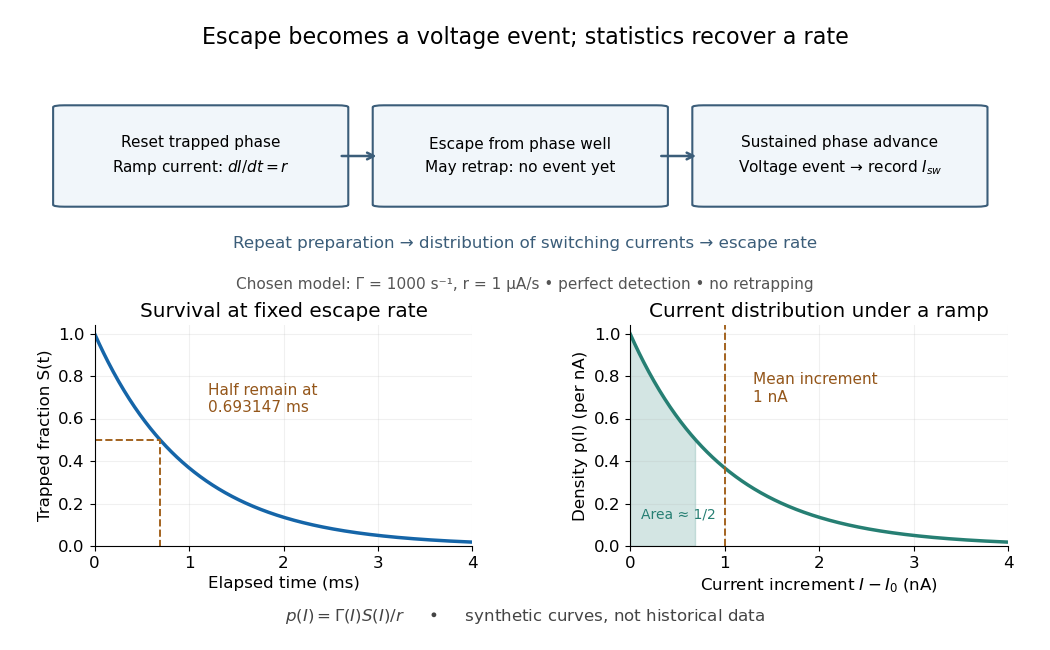

Write the Python code that produced this figure.
"""Draw an original escape/readout model. Python 3.14; NumPy 2.3.5; Matplotlib 3.10.7.

Run from _media; writes this script's basename.png to the current directory.
All plotted curves are stipulated constant-hazard calculations, not measurements.
"""
from pathlib import Path
import numpy as np
import matplotlib.pyplot as plt
from matplotlib.patches import FancyBboxPatch


def main():
    plt.rcParams.update({'font.size': 12, 'axes.spines.top': False,
                         'axes.spines.right': False, 'figure.facecolor': 'white'})
    fig = plt.figure(figsize=(10.5, 6.5), dpi=100, facecolor='white')
    flow = fig.add_axes([.03, .61, .94, .25]); flow.axis('off'); flow.set_xlim(-.025, 1.025)
    labels = [r'Reset trapped phase' + '\n' + r'Ramp current: $dI/dt=r$',
              'Escape from phase well\nMay retrap: no event yet',
              'Sustained phase advance\nVoltage event → record $I_{sw}$']
    for x, label in zip([.01, .35, .69], labels):
        box = FancyBboxPatch((x, .30), .29, .60, boxstyle='round,pad=0.012',
                             ec='#3b5d79', fc='#f1f6fa', lw=1.5)
        flow.add_patch(box)
        flow.text(x + .145, .60, label, ha='center', va='center', fontsize=11,
                  linespacing=1.6)
    for start, end in [(.302, .345), (.642, .685)]:
        flow.annotate('', (end, .60), (start, .60),
                      arrowprops={'arrowstyle': '->', 'lw': 1.8, 'color': '#3b5d79'})
    flow.text(.5, .06, 'Repeat preparation → distribution of switching currents → escape rate',
              ha='center', va='center', color='#3b5d79', fontsize=12)
    left = fig.add_axes([.09, .16, .36, .34])
    right = fig.add_axes([.60, .16, .36, .34])
    t_ms = np.linspace(0, 4, 501)
    left.plot(t_ms, np.exp(-t_ms), color='#1565a8', lw=2.5)
    median = np.log(2)
    left.plot([0, median, median], [.5, .5, 0], '--', color='#a3631f', lw=1.4)
    left.text(1.2, .63, 'Half remain at\n0.693147 ms', fontsize=11, color='#94561a')
    left.set(xlim=(0, 4), ylim=(0, 1.04), xlabel='Elapsed time (ms)',
             ylabel='Trapped fraction S(t)', title='Survival at fixed escape rate')
    di_na = np.linspace(0, 4, 501)
    right.plot(di_na, np.exp(-di_na), color='#267f73', lw=2.5)
    right.fill_between(di_na[di_na <= median], np.exp(-di_na[di_na <= median]),
                       color='#267f73', alpha=.20)
    right.axvline(1, color='#a3631f', ls='--', lw=1.4)
    right.text(1.3, .68, 'Mean increment\n1 nA', color='#94561a', fontsize=11)
    right.text(.12, .13, 'Area ≈ 1/2', fontsize=10, color='#267f73')
    right.set(xlim=(0, 4), ylim=(0, 1.04), xlabel=r'Current increment $I-I_0$ (nA)',
              ylabel=r'Density p(I) (per nA)', title='Current distribution under a ramp')
    for ax in [left, right]:
        ax.grid(alpha=.18)
    fig.suptitle('Escape becomes a voltage event; statistics recover a rate', y=.96, fontsize=16)
    fig.text(.5, .555, 'Chosen model: Γ = 1000 s⁻¹, r = 1 μA/s • perfect detection • no retrapping',
             ha='center', fontsize=11, color='#555555')
    fig.text(.5, .045, r'$p(I)=\Gamma(I)S(I)/r$     •     synthetic curves, not historical data',
             ha='center', fontsize=12, color='#444444')
    fig.savefig(Path.cwd() / (Path(__file__).stem + '.png'), facecolor='white', transparent=False)
    plt.close(fig)


if __name__ == '__main__':
    main()
